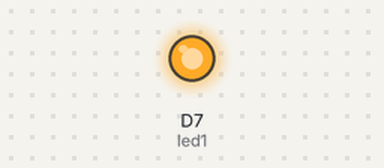
Bench run of a sketch on a simulated ESP8266 (NodeMCU). On the bench: output pins drawn as LEDs (lit = HIGH).

Above: at 0.7 s.
At 54.2 s:
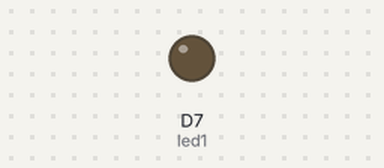
Timing chart, 0 to 57.2 s (numbered marks = the images above):
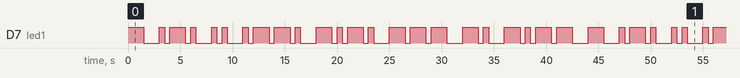

Measured:
- by itself, D7 (led1): moves between LOW and HIGH, repeating every 44.0 s
- by itself, everything shown: repeats every 44.0 s, in 46 steps

The sketch:

BlinkMorseCode.ino
```cpp
/* For the code on the particle IDE go to
https://build.particle.io/build/5e7bee29e7ae4600079e09f9*/
using namespace std;

const int led1 = D7;
//time unit used for spacing
const int timeUnit = 500;
//spacing standards for morse code
const int dot = 1*timeUnit,
    dash = 3*timeUnit,
    symbolSpace = 1*timeUnit,
    letterSpace = (3-symbolSpace/timeUnit)*timeUnit,
    wordSpace = (7-symbolSpace/timeUnit)*timeUnit;

const char letters[27] = { ' ', 'a', 'b', 'c', 'd', 'e', 'f', 'g', 'h', 'i', 'j', 'k', 'l', 'm', 'n', 'o','p', 'q', 'r',
                            's', 't', 'u', 'v', 'w', 'x', 'y', 'z'};

const string morseLetters[27] = { "3", "01", "100", "1010", "100", "0", "0010", "110", "0000", "00", "0111", "101", "0100",
                                "11", "10", "111", "0110", "1101", "010", "000", "1", "001", "0001", "011", "1001", "1011",
                                "1100"};

//put lowercase text into input that you want to translate to morse code
string input = "tripcony";
string morseCode = "";

void setup()
{
	pinMode(led1, OUTPUT);
	//encrypt the input in morse code
	for (int i = 0; i < input.size(); i++)
    {
        for (int j = 0; j < sizeof(letters)/sizeof(letters[0]); j++)
        {
            if (input[i] == letters[j])
            {
                morseCode += morseLetters[j];
                morseCode += "2";
            }
        }
    }
}

void loop()
{
    //write the morse code to the led
    for (int i = 0; i < morseCode.size(); i++)
    {
        char symbol = morseCode[i];
        switch (symbol)
        {
            case '0': ledDot(); break;
            case '1': ledDash(); break;
            case '2': delay(letterSpace); break;
            case '3': delay(wordSpace); break;
            default: ledError();
        }
    }
}

void ledDot()
{
    //method for displaying a dot on the led
    digitalWrite(led1, HIGH);
	delay(dot);
	digitalWrite(led1, LOW);
	delay(symbolSpace);
}

void ledDash()
{
    //method for displaying a dash on the led
	digitalWrite(led1, HIGH);
	delay(dash);
	digitalWrite(led1, LOW);
	delay(symbolSpace);
}

void ledError()
{
    //led sequence to signal an error
    for (int i = 0; i < 50; i++)
    {
        digitalWrite(led1, HIGH);
	    delay(50);
	    digitalWrite(led1, LOW);
	    delay(50);
    }
}
```
